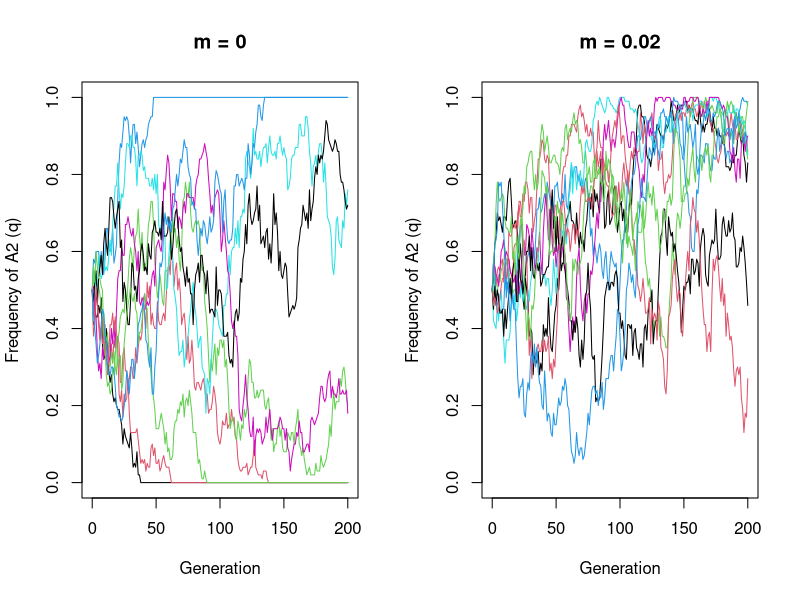

This chart was generated by the following R code:
## ---- chunk 1
simulate_islands <- function(n_pops, N, m, n_gen, q0 = 0.5) {
  q <- matrix(NA, nrow = n_gen + 1, ncol = n_pops)
  q[1, ] <- q0                                   # row 1 is generation 0
  for (t in 2:(n_gen + 1)) {
    q_now <- q[t - 1, ]
    # Step 1, gene flow: immigrants carry the mean frequency of the OTHER islands
    q_migrants <- (sum(q_now) - q_now) / (n_pops - 1)
    q_after_migration <- (1 - m) * q_now + m * q_migrants
    # Step 2, drift: sample 2N alleles on every island
    q[t, ] <- rbinom(n_pops, 2 * N, q_after_migration) / (2 * N)
  }
  return(q)
}
## ---- chunk 2
set.seed(401)
## ---- chunk 3
n_gen <- 200
isolated  <- simulate_islands(n_pops = 10, N = 50, m = 0,    n_gen = n_gen)
connected <- simulate_islands(n_pops = 10, N = 50, m = 0.02, n_gen = n_gen)

par(mfrow = c(1, 2))
matplot(0:n_gen, isolated, type = "l", lty = 1, ylim = c(0, 1),
        xlab = "Generation", ylab = "Frequency of A2 (q)", main = "m = 0")
matplot(0:n_gen, connected, type = "l", lty = 1, ylim = c(0, 1),
        xlab = "Generation", ylab = "Frequency of A2 (q)", main = "m = 0.02")
par(mfrow = c(1, 1))

# How many islands have lost one allele (q = 0 or 1) by the end?
sum(isolated[n_gen + 1, ] %in% c(0, 1))
sum(connected[n_gen + 1, ] %in% c(0, 1))
## ---- chunk 4
calc_fst <- function(q) {
  H_S <- mean(2 * q * (1 - q))        # mean expected heterozygosity within islands
  q_bar <- mean(q)
  H_T <- 2 * q_bar * (1 - q_bar)      # expected heterozygosity of the pooled islands
  if (H_T == 0) return(NA)            # every island fixed for the same allele
  (H_T - H_S) / H_T
}
## ---- chunk 5
set.seed(402)
## ---- chunk 6
windy_island <- function(m, s, n_gen, q0 = 0, q_m = 1) {
  q <- rep(NA, n_gen + 1)
  q[1] <- q0
  for (t in 2:(n_gen + 1)) {
    q_t <- q[t - 1]
    p_t <- 1 - q_t
    # Selection against winged (recessive) homozygotes on the island
    W_bar <- 1 - s * q_t^2
    q_sel <- (p_t * q_t + q_t^2 * (1 - s)) / W_bar
    # Gene flow from the mainland
    q[t] <- (1 - m) * q_sel + m * q_m
  }
  return(q)
}

q <- windy_island(m = 0.01, s = 0.25, n_gen = 2000)
q_hat <- q[2001]          # frequency after 2000 generations (equilibrium)
q_hat
q_hat^2                   # proportion of insects with wings
sqrt(0.01 / 0.25)         # the lecture's prediction, sqrt(m / s)
